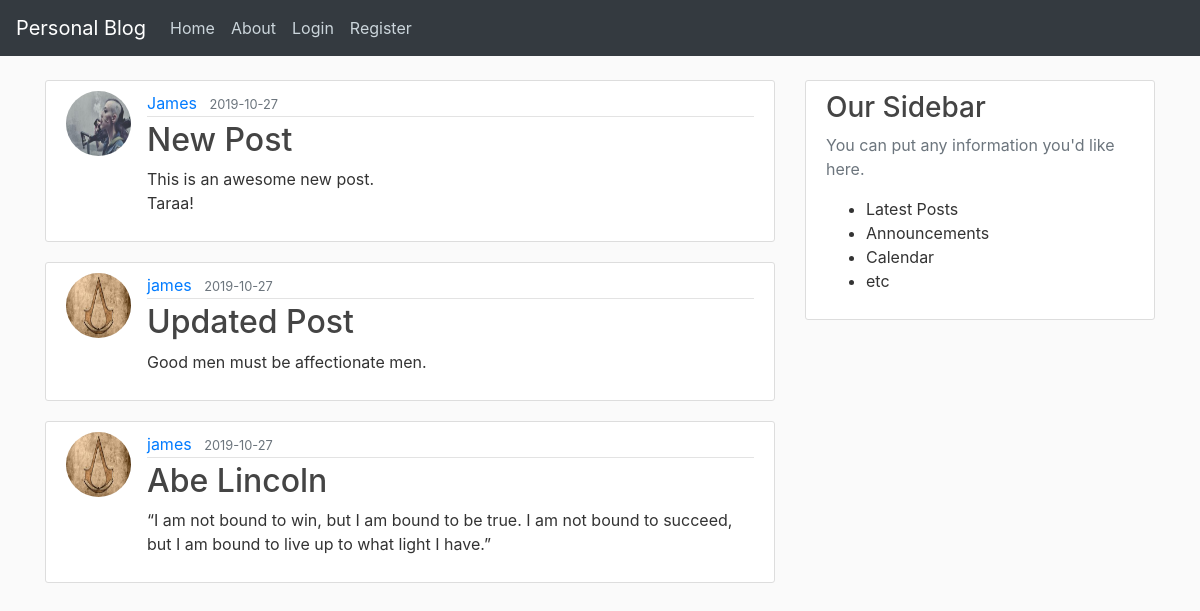
Page /home on the earlier database version.
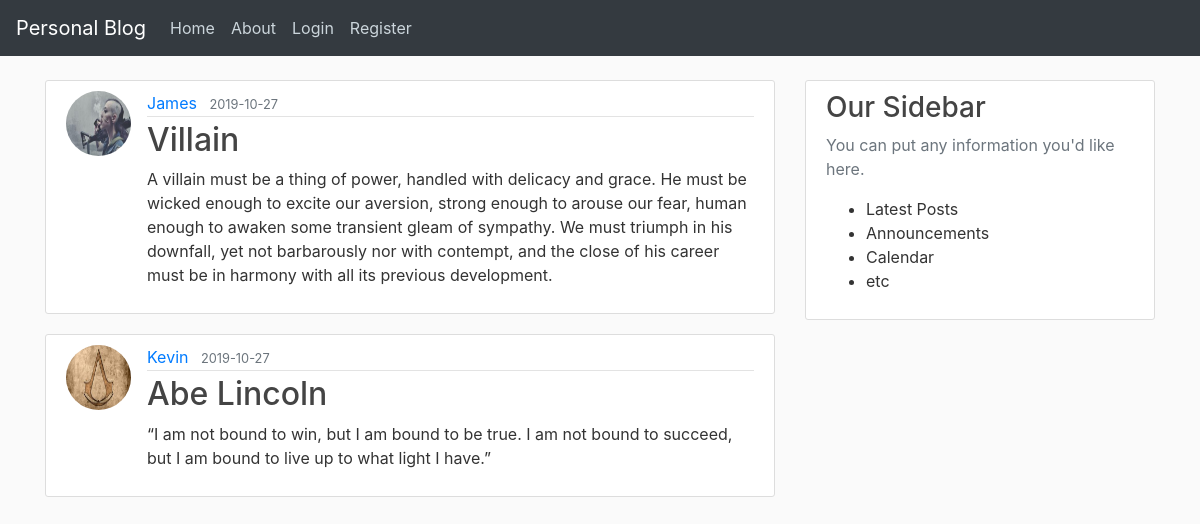
Same page on the later database version.
### flaskblog/models.py (models this page shows, shortened)
class Post(db.Model):
  id = db.Column(db.Integer, primary_key=True)
  title = db.Column(db.String(100),nullable=False)
  date_posted = db.Column(db.DateTime,nullable=False,default=datetime.utcnow)
  content = db.Column(db.Text,nullable=False)
  user_id = db.Column(db.Integer,db.ForeignKey('user.id'),nullable=False)

class User(db.Model,UserMixin):
    id = db.Column(db.Integer, primary_key=True)
    username = db.Column(db.String(80), unique=True, nullable=False)
    email = db.Column(db.String(120), unique=True, nullable=False)
    image_file = db.Column(db.String(20),nullable=False,default='default.jpg')
    password = db.Column(db.String(60),nullable=False)
    posts = db.relationship('Post',backref='author',lazy=True)

### flaskblog/routes.py (the view)
@app.route('/')
@app.route('/home')
def home():
    posts=Post.query.all()
    return render_template('home.html', posts=posts)

### flaskblog/templates/home.html
{% extends 'layout.html' %}
{% block content %}
  {% for post in posts %}
    <article class="media content-section">
      <img src="{{ url_for('static',filename='profile_pics/' + post.author.image_file) }}" alt="user profile image" class="rounded-circle article-img">
      <div class="media-body">
        <div class="article-metadata">
          <a href="#" class="mr-2">{{ post.author.username }}</a>
          <small class="text-muted">{{ post.date_posted.strftime('%Y-%m-%d') }}</small>
        </div>
        <h2><a href="{{ url_for('post',post_id=post.id) }}" class="article-title">{{ post.title }}</a></h2>
        <p class="article-content">{{ post.content }}</p>
      </div>
    </article>
  {% endfor %}
{% endblock content %}

### flaskblog/templates/layout.html (shortened to what this page needs)
<!DOCTYPE html>
<html lang="en">
<head>
  <link rel="stylesheet" href="https://stackpath.bootstrapcdn.com/bootstrap/4.3.1/css/bootstrap.min.css"
>
  <link rel="stylesheet" type="text/css" href="{{ url_for('static',filename='main.css') }}">
</head>
<body>
  <div class="site-header">
    <nav class="navbar navbar-expand-lg navbar-dark bg-dark fixed-top">
      <a class="navbar-brand" href="/">Personal Blog</a>
      <div class="collapse navbar-collapse" id="navbarSupportedContent">
        <ul class="navbar-nav mr-auto">
          <li class="nav-item">
            <a class="nav-link" href="{{ url_for('home') }}">Home</a>
          </li>
          <li class="nav-item">
            <a class="nav-link" href="{{ url_for('about') }}">About</a>
          </li>
          {% if current_user.is_authenticated %}
          <li class="nav-item">
            <a class="nav-link" href="{{ url_for('new_post') }}">New Post</a>
          </li>
          <li class="nav-item">
            <a class="nav-link" href="{{ url_for('account') }}">Account</a>
          </li>
          <li class="nav-item">
            <a class="nav-link" href="{{ url_for('logout') }}">Logout</a>
          </li>
          {% else %}
          <li class="nav-item">
            <a class="nav-link" href="{{ url_for('login') }}">Login</a>
          </li>
          <li class="nav-item">
            <a class="nav-link" href="{{ url_for('register') }}">Register</a>
          </li>
          {% endif %}
        </ul>
      </div>
    </nav>
  </div>
  <main role='main' class="container">
    <div class="row">
      <div class="col-md-8">
        {% block content %}
        {% endblock content%}
      </div>
      <div class="col-md-4">
        <div class="content-section">
          <h3>Our Sidebar</h3>
          <p class="text-muted">
            You can put any information you'd like here.
          </p>
          <ul>
            <li>Latest Posts</li>
            <li>Announcements</li>
            <li>Calendar</li>
            <li>etc</li>
          </ul>
        </div>
      </div>
    </div>
  </main>
</body>
</body>
</html>

### flaskblog/static/main.css (style rules this page uses)
body { background: #fafafa; color: #333333; margin-top: 5rem; }
h1, h2, h3, h4, h5, h6 { color: #444444; }
.site-header .navbar-nav .nav-link { color: #cbd5db; }
.content-section { background: #ffffff; padding: 10px 20px; border: 1px solid #dddddd; border-radius: 3px; margin-bottom: 20px; }
.article-title { color: #444444; }
.article-content { white-space: pre-line; }
.article-img { height: 65px; width: 65px; margin-right: 16px; }
.article-metadata { padding-bottom: 1px; margin-bottom: 4px; border-bottom: 1px solid #e3e3e3; }

Differences in the rows shown:
removed Post: image_file (picture), author.username "james", date_posted "2019-10-27", title "Updated Post", content "Good men must be affectionate men."
changed Post "James": title "New Post" → "Villain"; content "This is an awesome new post. Taraa!" → "A villain must be a thing of power, handled with delicacy and grace. He must be wicked enough to excite our aversion, strong enough to arouse our fear, human enough to awaken some transient gleam of sympathy. We must triumph in his downfall, yet not barbarously nor with contempt, and the close of his career must be in harmony with all its previous development."
changed through a linked row, Post "Abe Lincoln": author.username "james" → "Kevin"
